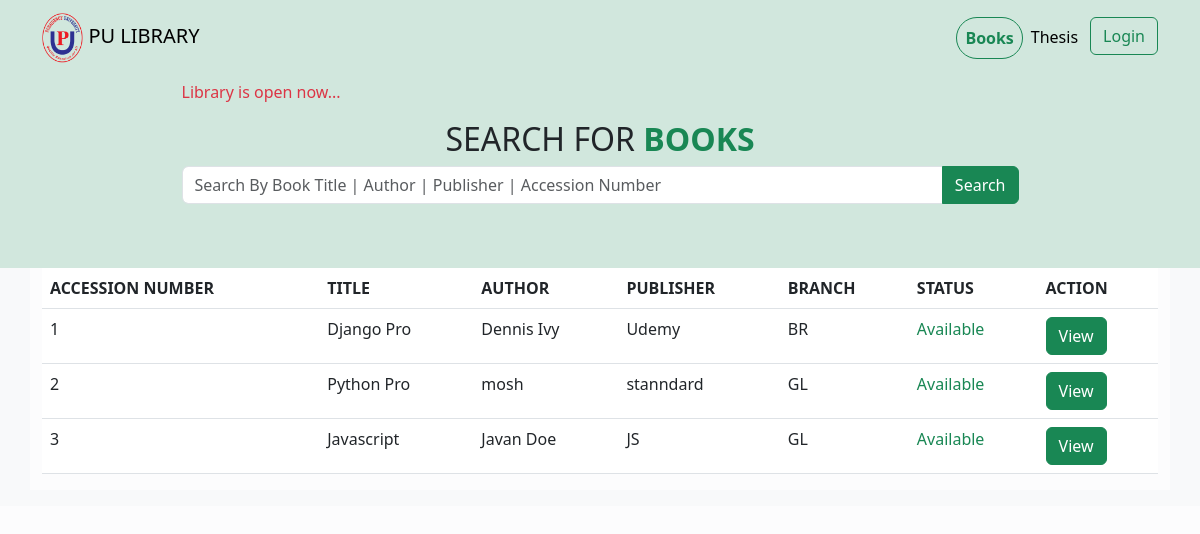
/books/, run on an earlier commit of the app's database.
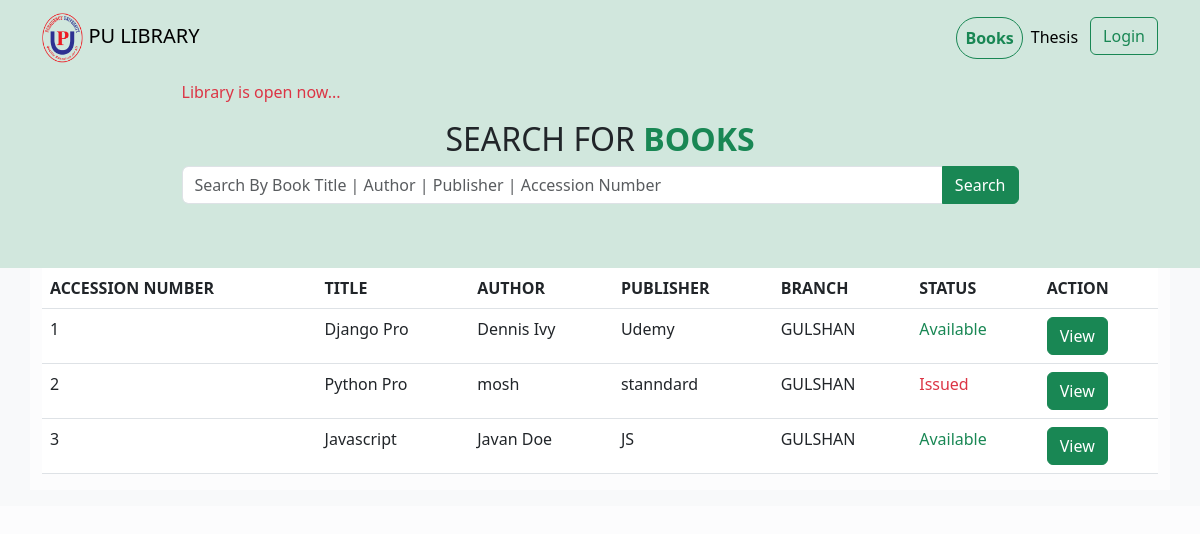
And on a later commit of the database.
### library/models.py (models this page shows, shortened)
class Book(models.Model):
    BRANCH_CHOICE = [
        ('GULSHAN', 'Gulshan'),
        ('BARIDAHRA', 'Baridhara'),
        ('BANANI', 'Banani'),
    ]
    accession_number = models.PositiveIntegerField(
        validators=[MinValueValidator(1), MaxValueValidator(99999)], unique=True)
    title = models.CharField(max_length=255)
    author = models.CharField(max_length=255)
    publication = models.CharField(max_length=255, null=True, blank=True)
    category = models.CharField(max_length=255, null=True, blank=True)
    publish_year = models.PositiveIntegerField(
        validators=[MinValueValidator(1), MaxValueValidator(9999)], null=True, blank=True)
    edition = models.CharField(max_length=255, null=True, blank=True)
    ISBN = models.CharField(max_length=13, null=True, blank=True)
    call_number = models.CharField(max_length=255, null=True, blank=True)
    price = models.DecimalField(
        max_digits=10, decimal_places=2, null=True, blank=True)
    page = models.PositiveIntegerField()
    branch = models.CharField(
        max_length=10, choices=BRANCH_CHOICE, default='GULSHAN', blank=True, null=True)
    location = models.CharField(max_length=255, null=True, blank=True)
    tags = models.CharField(max_length=255, null=True, blank=True)
    cover_photo = models.ImageField(
        default='default-book.png', blank=True, null=True)
    created_at = models.DateTimeField(auto_now_add=True)
    last_updated = models.DateTimeField(auto_now=True)
    id = models.UUIDField(default=uuid.uuid4, unique=True,
                          primary_key=True, editable=False)
    class Meta:
        ordering = ['accession_number']

### library/views.py (the view)
# urls.py: path("books/", views.books, name="books"),
def books(request):
    books, search_query = bookSearch(request)
    issued_books = BookIssue.objects.values_list('book_id', flat=True)
    notice = NoticeBoard.objects.all()[0]
    books, custom_range, paginator = paginateBooks(request, books, 10)
    context = {
        'books': books,
        'issued_books': issued_books,
        'notice': notice,
        'search_query': search_query,
        'custom_range': custom_range,
        'paginator': paginator
    }
    return render(request, 'library/books.html', context)

### library/utils.py (called while the page is built)
def bookSearch(request):
    search_query = ''
    if request.GET.get('search_query'):
        search_query = request.GET.get('search_query')
    books = Book.objects.filter(
        Q(title__icontains=search_query) |
        Q(author__icontains=search_query) |
        Q(publication__icontains=search_query) |
        Q(accession_number__icontains=search_query)
    )
    return books, search_query

def paginateBooks(request, books, results):
    page = request.GET.get('page')
    paginator = Paginator(books, results)
    try:
        books = paginator.page(page)
    except PageNotAnInteger:
        page = 1
        books = paginator.page(page)
    except EmptyPage:
        page = paginator.num_pages
        books = paginator.page(page)
    leftIndex = (int(page)-4)
    if leftIndex < 1:
        leftIndex = 1
    rightIndex = (int(page)+5)
    if rightIndex > paginator.num_pages:
        rightIndex = paginator.num_pages + 1
    custom_range = range(leftIndex, rightIndex)
    return books, custom_range, paginator

### library/templates/library/books.html (shortened to what this page needs)
{% extends 'main.html' %}
{% block content %}
<div class=" bg-success-subtle">
    <div class='container text-center pb-5'>
        <div class='d-flex w-75 m-auto pb-3 notice-board'>
            <marquee class='mt-1 text-danger'>{{notice.notice}} </marquee>
        </div>
        <h2>SEARCH FOR <span class='text-success' style="font-weight: 800;">BOOKS</span></h2>
        <form id="searchForm" action="{% url 'books' %}" method='get'>
            <div class="input-group w-75 m-auto mb-3">
                <input type="text" class="form-control" placeholder="Search By Book Title | Author | Publisher | Accession Number" aria-label="Recipient's username" aria-describedby="button-addon2" name='search_query' value={{search_query}}>
                <button class="btn  btn-success" type="submit" id="button-addon2">Search</button>
            </div>
        </form>
    </div>
</div>
<div class=' bg-light pb-3'>
    <div class="container bg-light-subtle table-responsive">
        <table class="table table-hover">
            <thead>
                <tr>
                    <th>ACCESSION NUMBER</th>
                    <th>TITLE</th>
                    <th>AUTHOR</th>
                    <th>PUBLISHER</th>
                    <th>BRANCH</th>
                    <th>STATUS</th>
                    <th>ACTION</th>
                </tr>
            </thead>
            <tbody>
                {% for book in books %}
                <tr>
                    <td>{{ book.accession_number }}</td>
                    <td>{{ book.title }}</td>
                    <td>{{ book.author }}</td>
                    <td>{{ book.publication }}</td>
                    <td>{{ book.branch }}</td>
                    <td>
                        {% if book.id in issued_books %}
                            <span class="text-danger">Issued</span>
                        {% else %}
                            <span class="text-success">Available</span>
                        {% endif %}
                    </td>
                    <td><a class="btn btn-success" href="{% url 'book' book.id %}">View</a></td>
                </tr>
                {% endfor %}
            </tbody>
        </table>
    </div>
</div>
{% endblock content %}

What changed in the data, as far as the page shows it:
changed Book "Django Pro": branch "BR" → "GULSHAN"
changed Book "Python Pro": branch "GL" → "GULSHAN"; text "Available" → "Issued"
changed Book "Javascript": branch "GL" → "GULSHAN"
